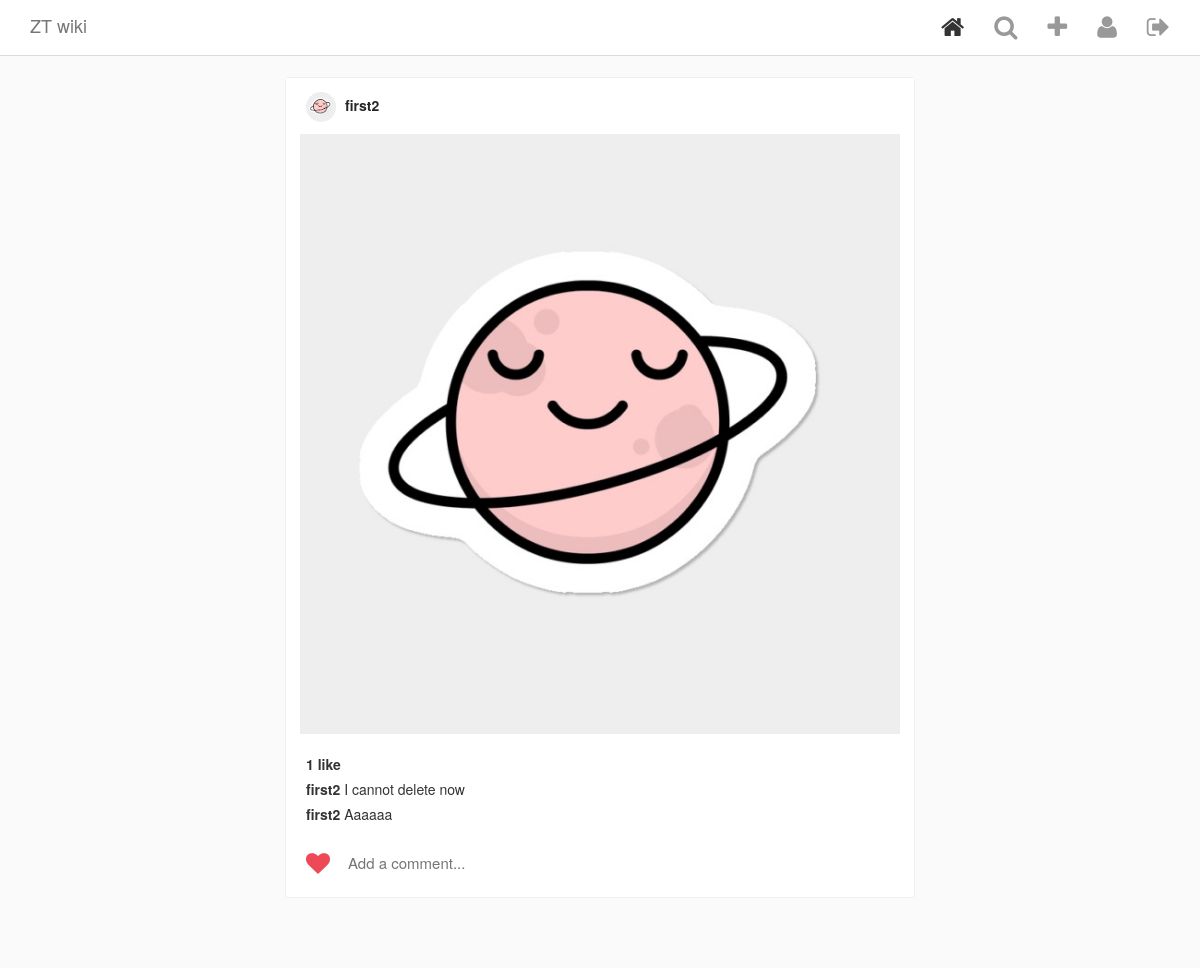
Page /commute/posts (signed in) on the committed database.
### commute/models.py (models this page shows, shortened)
class Post(models.Model):
    author = models.ForeignKey(
        Member, on_delete=models.CASCADE, related_name='my_posts')
    title = models.TextField(blank=True, null=True)
    image = ProcessedImageField(upload_to='static/images/posts',
                                format='JPEG', options={'quality': 100}, blank=True, null=True)
    def get_like_count(self):
        return self.likes.count()

class Member(AbstractUser):
    profile_pic = ProcessedImageField(upload_to='static/images/profiles',
                                      format='JPEG', options={'quality': 100}, blank=True, null=True)

class Comment(models.Model):
    post = models.ForeignKey(
        Post, on_delete=models.CASCADE, related_name='comments')
    user = models.ForeignKey(
        Member, on_delete=models.CASCADE, related_name='comments')
    comment = models.CharField(max_length=1000)
    posted_on = models.DateTimeField(auto_now_add=True, editable=False)

### commute/views.py (the view)
# urls.py: path('posts', PostListView.as_view(), name='posts'),
class PostListView(LoginRequiredMixin, ListView):
    model = Post
    template_name = "index.html"
    def get_queryset(self):
        current_user = self.request.user
        following = set()
        for conn in UserConnection.objects.filter(creator=current_user).select_related('following'):
            following.add(conn.following)
        return Post.objects.filter(author__in=following)

### commute/templatetags/custom_tags.py (called while the page is built)
@register.simple_tag
def has_user_liked_post(post, user):
    try:
        like = Like.objects.get(post=post, user=user)
        return "fa-heart"
    except:
        return "fa-heart-o"

@register.simple_tag(takes_context=True)
def active(context, pattern_or_urlname):
    try:
        pattern = reverse(pattern_or_urlname)
    except NoReverseMatch:
        pattern = pattern_or_urlname
    path = context['request'].path
    if re.search(pattern, path):
        return 'active'
    return ''

### templates/index.html (shortened to what this page needs)
{% extends "base.html" %}
{% load custom_tags %}
{% block content %}
<div class="cards-listing">
    {% for post in object_list %}
        <div class="row">
            <div class="card view-update {{ post.pk }}">
                <div class="card__panel-head">
                    <div class="poster__info">
                        <a href="{% url 'profile' post.author.id %}" class="poster__name">
                            {% if post.author.profile_pic %}
                                <img class="poster__profilepic" src="/{{ post.author.profile_pic }}">
                            {% endif %}
                            {{ post.author.first_name }}
                        </a>
                    </div>
                </div>
                <a href="{% url 'detail' post.pk %}">
                    <img class="card__main-image" src="/{{ post.image}}">
                </a>
                <div class="card__panel-body">
                    <div class="likes">
                        {% if post.get_like_count %}
                            {{ post.get_like_count }} like{% if post.get_like_count > 1 %}s{% endif %}
                        {% endif %}
                    </div>
                    <ul class="comment-list">
                        {% for comment in post.comments.all %}
                        <li class="comment-list__comment">
                            <a href="{% url 'profile' comment.user.pk %}" class="user">
                                {{ comment.user.first_name }}
                            </a>
                            <span class="comment">{{ comment.comment }}</span>
                        </li>
                        {% endfor %}
                    </ul>
                    <section class="input-row">
                        <i class="fa {% has_user_liked_post post user %} submit-like" aria-hidden="true"></i>
                        <div class="comment-input-wrapper">
                            <input class="add-comment" type="text" placeholder="Add a comment...">
                        </div>
                    </section>
                </div>
            </div>
        </div>
    {% endfor %}
</div>
{% endblock content %}

### static/css/style.css (style rules this page uses)
html { height: 100%; }
body { min-height: 100%; background-color: #fafafa; }
.cards-listing { max-width: 600px; width: 100%; margin: 20px auto; }
.card { background-color: #fff; margin-bottom: 50px; border: 1px solid #efefef; border-radius: 3px; }
.card__panel-head { background: #fff; padding: 14px 20px 12px; }
.card__panel-head .poster__profilepic { border-radius: 100%; max-width: 30px; max-height: 30px; width: 30px; height: 30px; margin-right: 5px; }
.card__panel-head .poster__name { color: #262626; font-weight: bold; }
.card__main-image { max-width: 100%; max-height: 600px; height: auto; margin: 0 auto; display: block; }
.card__panel-body { padding: 20px; padding-bottom: 0; }
.card__panel-body a { color: #333; }
.card__panel-body .likes { font-weight: bold; margin-bottom: 5px; }
.comment-list { list-style: none; margin: 0; padding: 0; }
.comment-list__comment { margin-top: 5px; margin-bottom: 5px; }
.comment-list__comment .user { color: #333; font-weight: bold; }
.input-row { position: relative; display: flex; align-items: center; height: 68px; padding-left: 40px; }
.input-row .submit-like { cursor: pointer; position: absolute; top: 32%; left: 0; color: #C2C2C2; font-size: 24px; }
.input-row .submit-like.fa-heart { color: #ED4956; }
.input-row .comment-input-wrapper { display: inline-block; color: #262626; font-size: 15px; width: 100%; }
.input-row .comment-input-wrapper input { width: 100%; border: none; outline: none; }

### rows in the picture
Post: author.profile_pic (picture), author.first_name "first2", image (picture), get_like_count "1"
Comment: user.first_name "first2", comment "I cannot delete now"
Comment: user.first_name "first2", comment "Aaaaaa"
